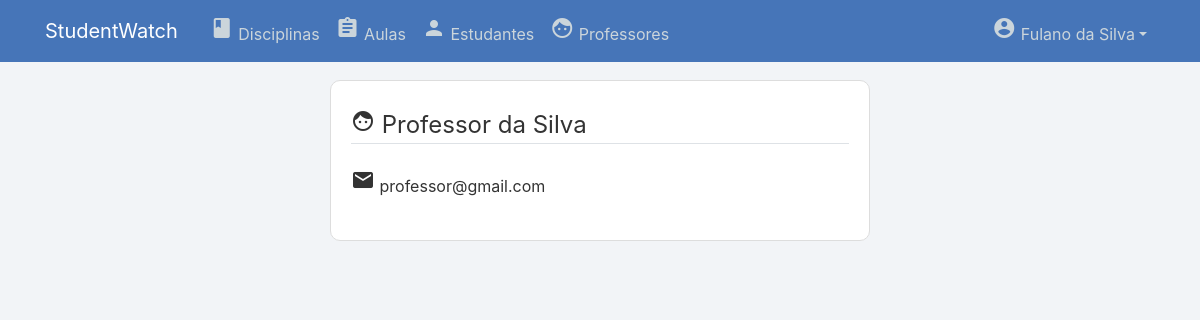
Screenshot of /professor/1/1/ (signed in) with the database file from the repository.
### users/models.py (models this page shows, shortened)
class User(AbstractUser):
    username = models.EmailField(_('username'), unique=False)
    email = models.EmailField(_('email address'), unique=True)
    tipo = models.CharField(max_length=100)

class ProfessorProfile(models.Model):
    user = models.OneToOneField(User, on_delete=models.CASCADE, null=True, related_name='professor_profile')
    campoextra = models.CharField(max_length=100, null=True)

### manager/views.py (the view)
# urls.py: path('professor/<int:curso_id>/<int:professor_id>/', ProfessorDetailView.as_view(), name='professor-detail'),
class ProfessorDetailView(LoginRequiredMixin, DetailView):
    template_name = "manager/professor_detail.html"
    def get(self, request, *args, **kwargs):
        curso_id = self.kwargs['curso_id']
        professorprofile_id = self.kwargs['professor_id']
        professorprofile = ProfessorProfile.objects.get(id=professorprofile_id)
        context = {
            'object': professorprofile,
            'curso_id': curso_id,
        }
        return render(request, self.template_name, context)

### manager/templates/manager/professor_detail.html (shortened to what this page needs)
{% extends "page/base.html" %}
{% block content %}
    <div class="content-section">
        <fieldset class="form-group">
            <legend class="border-bottom mb-4"><span class="material-icons">face</span> {{ object.user.first_name }} {{ object.user.last_name }}</legend>
            <p><span class="material-icons">mail</span> {{ object.user.email }}</p>
    </div>
{% endblock content %}

### page/templates/page/base.html (shortened to what this page needs)
{% load static %}
<!DOCTYPE html>
<html lang="en">
<head>
    <link rel="stylesheet" href="https://stackpath.bootstrapcdn.com/bootstrap/4.1.3/css/bootstrap.min.css">
    <link rel="stylesheet" type="text/css" href="{% static 'page/main.css' %}">
    <link rel="stylesheet" href="https://code.jquery.com/ui/1.12.1/themes/base/jquery-ui.css" />
</head>
<body>
    <header class="site-header">
        <nav class="navbar navbar-expand-md navbar-dark bg-steel fixed-top">
          <div class="container">
            {% if user.is_authenticated and user.is_staff %}
              <a class="navbar-brand mr-4" href="{% url 'page-home' %}">StudentWatch | <b>Admin</b></a>
            {% else %}
              <a class="navbar-brand mr-4" href="{% url 'page-home' %}">StudentWatch</a>
            {% endif %}
            <div class="collapse navbar-collapse" id="navbarToggle">
              <div class="navbar-nav mr-auto">
              {% if user.is_authenticated and user.tipo == "Coordenador" %}
                  <a class="nav-item nav-link" href="{% url 'filtrarDisciplina' %}"><span class="material-icons">book</span> Disciplinas</a>
                  <a class="nav-item nav-link" href="{% url 'filtrarAula' %}"><span class="material-icons">assignment</span> Aulas</a>
                  <a class="nav-item nav-link" href="{% url 'filtrarEstudante' %}"><span class="material-icons">person</span> Estudantes</a>
                  <a class="nav-item nav-link" href="{% url 'filtrarProfessor' %}"><span class="material-icons">face</span> Professores</a>
              {% endif %}
              </div>
              <div class="navbar-nav">
                {% if user.is_authenticated %}
                  <div class="nav-item dropdown">
                    <a class="nav-link dropdown-toggle" data-toggle="dropdown" href="#" role="button" aria-haspopup="true" aria-expanded="false"><span class="material-icons">account_circle</span> {{ user.first_name }} {{ user.last_name }}</a>
                  </div>
                {% else %}
                  <a class="nav-item nav-link" href="{% url 'login' %}"><span class="material-icons">login</span></a>
                {% endif %}
              </div>
            </div>
          </div>
        </nav>
    </header>
    <main role="main" class="container">
        <div class="row">
          <div class="col-sm-3"></div>
          <div class="col-md-6">
            {% block content %}{% endblock %}
          </div>
          <div class="col-sm-3"></div>
        </div>
      </main>
</body>
</html>

### page/static/page/main.css (style rules this page uses)
body { background: #f2f4f7; color: #333333; margin-top: 5rem; }
.bg-steel { background-color: #4675b8; }
.site-header .navbar-nav .nav-link { color: #cbd5db; }
.content-section { background: #ffffff; padding: 10px 20px; border: 1px solid #dddddd; border-radius: 10px; margin-bottom: 20px; }

### rows the page displays
User: first_name "Fulano", last_name "da Silva"
ProfessorProfile: user.first_name "Professor", user.last_name "da Silva", user.email "professor@gmail.com"
